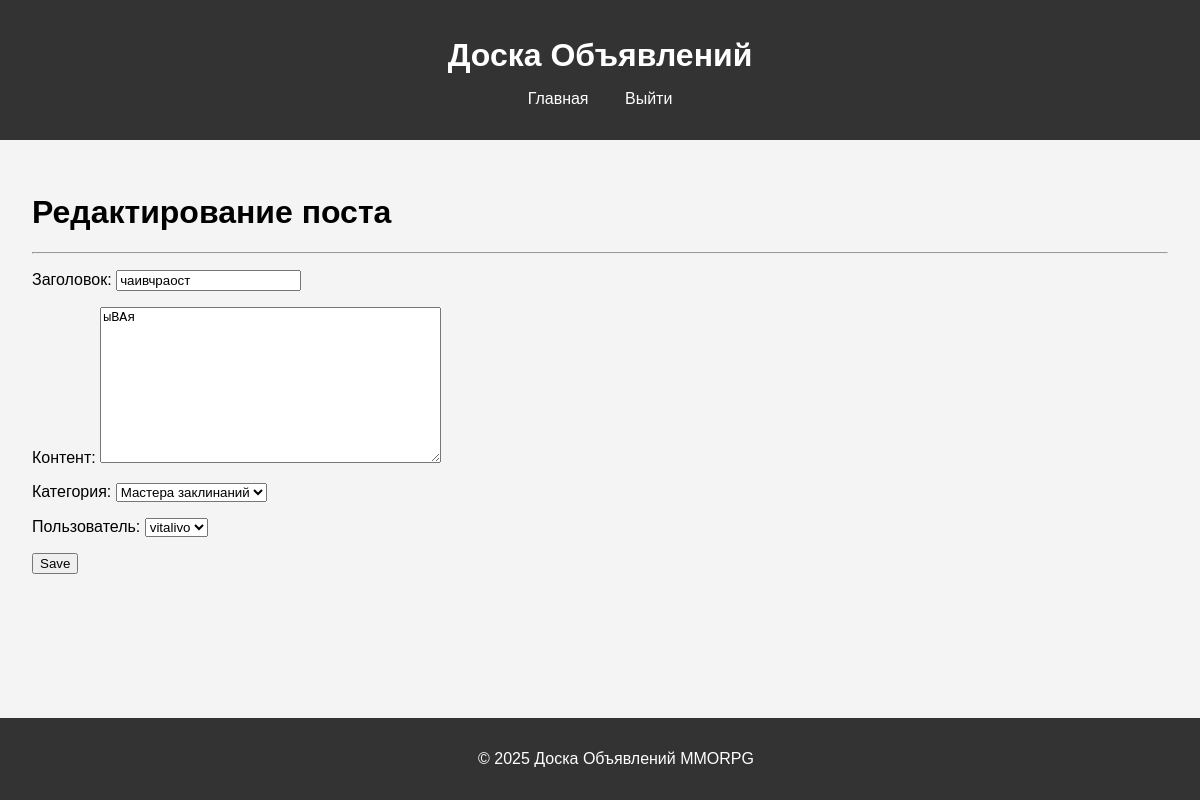
/board/1/update/ (signed in), run on the app's committed database.
### board/models.py (models this page shows, shortened)
class Post(models.Model):
    title = models.CharField(max_length=200, verbose_name='Заголовок')
    content_text = RichTextField(verbose_name='Контент')
    category = models.ForeignKey(Category, on_delete=models.CASCADE, verbose_name='Категория')
    user = models.ForeignKey(User, on_delete=models.CASCADE, verbose_name='Пользователь')
    created_at = models.DateTimeField(auto_now_add=True, verbose_name='Создано')
    updated_at = models.DateTimeField(auto_now=True, verbose_name='Обновлено')

### board/views.py (the view)
# urls.py: path('<int:pk>/update/', PostUpdateView.as_view(), name='post-update'),
class PostUpdateView(PermissionRequiredMixin, UpdateView):
    permission_required = ('board.change_post',)
    form_class = PostForm
    model = Post
    template_name = 'board/post_edit.html'

### board/forms.py (shortened to what this page needs)
class PostForm(forms.ModelForm):
    class Meta:
        model = Post
        fields = ['title', 'content_text', 'category', 'user']

### board/models.py (called while the page is built)
    def __str__(self):
        return self.get_name_display()

### templates/board/post_edit.html (shortened to what this page needs)
{% extends 'base.html' %}
{% load static %}
{% block content %}
    <h1>Редактирование поста</h1>
    <hr>
    <form action="" method="post">
    {{ form.as_p }}
    <input type="submit" value="Save" />
    </form>
{% endblock content %}

### static/css/styles.css (style rules this page uses)
body { font-family: Arial, sans-serif; margin: 0; padding: 0; background-color: #f4f4f4; }

### data on the page
Post: title "чаивчраост", content_text "ыВАя", category "Мастера заклинаний", user "vitalivo"
